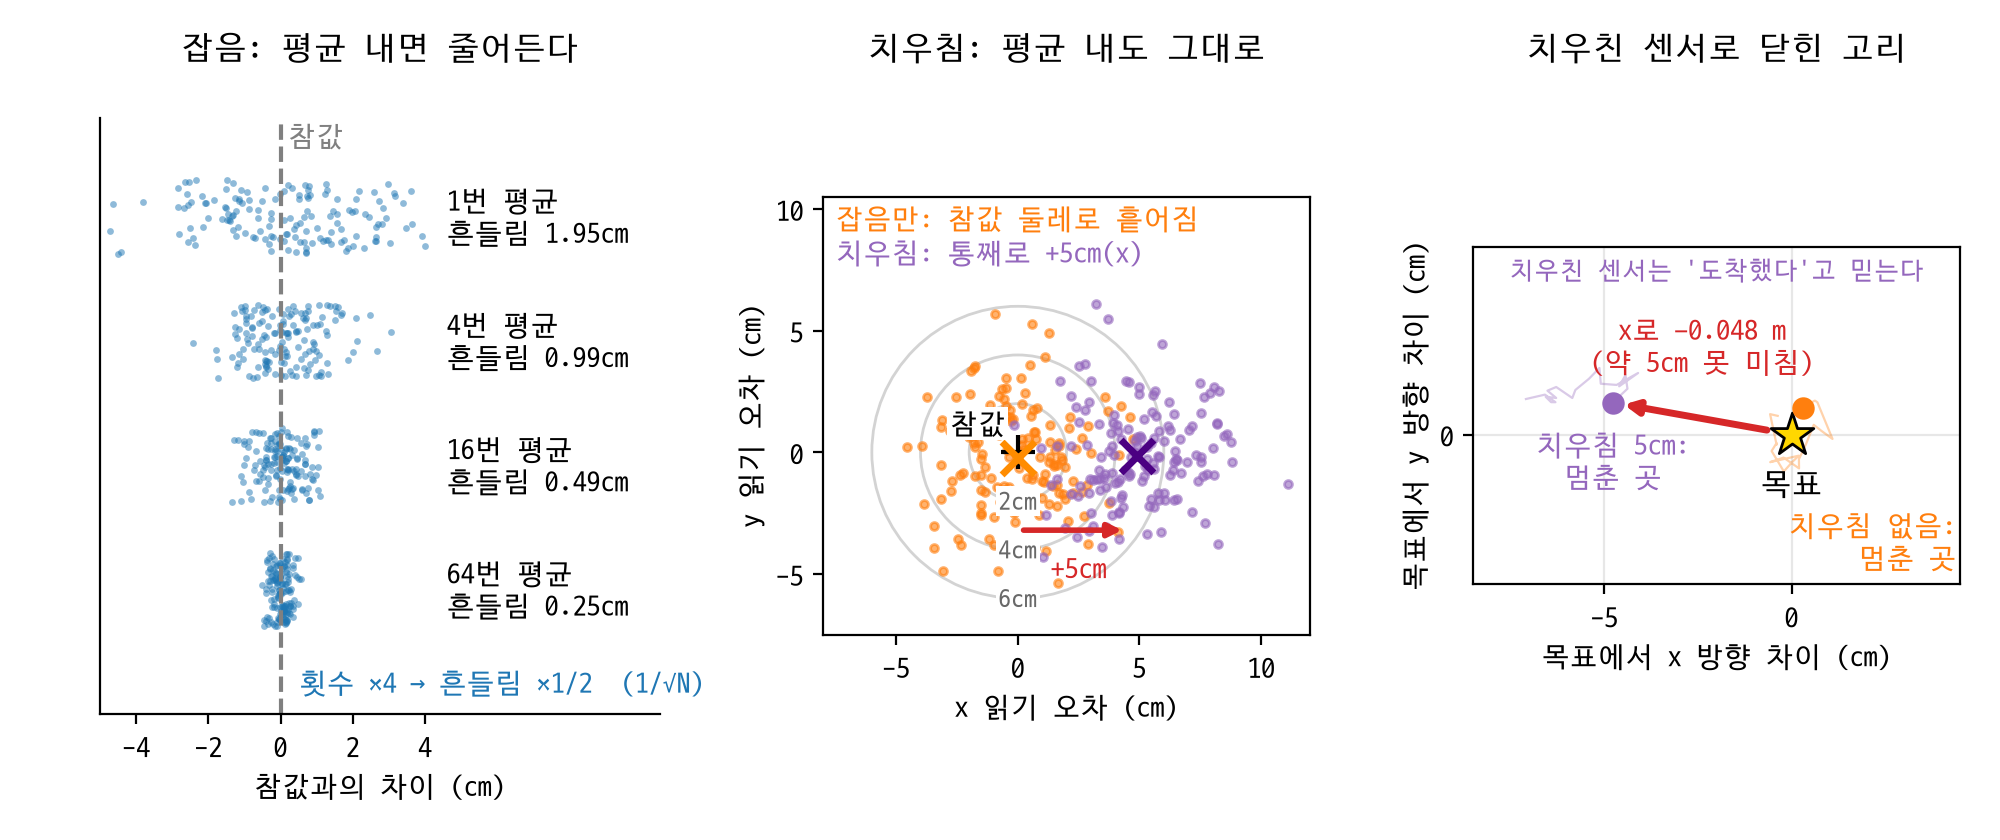

Generate this figure with Python:
import matplotlib.pyplot as plt
import numpy as np

# plt.rcParams["font.family"] = "AppleGothic"
plt.rcParams["font.family"] = "D2Coding"
plt.rcParams["axes.unicode_minus"] = False


# point_robot.py에서 가져온 두 함수(속도 제한 포함, 이름과 매개변수 그대로)
def 속도_제한(속도, 최대=0.5):
    크기 = np.linalg.norm(속도)
    return 속도 * (최대 / 크기) if 크기 > 최대 else 속도


def 움직이기(위치, 속도_명령, 주기, 생성기=None, 미끄러짐=0.0):
    이동 = 속도_제한(속도_명령) * 주기
    if 생성기 is not None and 미끄러짐 > 0:
        덜_감 = 생성기.uniform(1 - 미끄러짐, 1.0)
        옆_비율 = 생성기.normal(미끄러짐 / 2, 미끄러짐 / 2)
        왼쪽 = np.array([-이동[1], 이동[0]])
        이동 = 덜_감 * 이동 + 옆_비율 * 왼쪽
    return 위치 + 이동


def 위치_재기(위치, 생성기=None, 잡음=0.0):
    if 생성기 is None or 잡음 == 0:
        return 위치.copy()
    return 위치 + 생성기.normal(0, 잡음, size=2)


# 1) b10_sensor_average.py: 평균 횟수별 흔들림 (같은 시드, 같은 난수 순서)
생성기 = np.random.default_rng(0)
참_거리, 잡음 = 1.0, 0.02
횟수들, 평균_모음, 흔들림 = [1, 4, 16, 64], [], []
for 횟수 in 횟수들:
    평균들 = (참_거리 + 생성기.normal(0, 잡음, size=(1000, 횟수))).mean(axis=1)
    평균_모음.append(평균들)
    흔들림.append(평균들.std())
    print(f"{횟수:2d}번 평균: 흔들림(표준편차) {평균들.std():.4f}m")

# 2) b11_sensor_bias.py: 닫힌 고리 80번, 치우침 0 / 0.05 (생성기를 이어서 쓴다)
목표, 주기, 이득 = np.array([2.0, 1.0]), 0.1, 1.5
생성기 = np.random.default_rng(0)
길 = {}
for 치우침_x in [0.0, 0.05]:
    위치 = np.array([0.0, 0.0])
    길[치우침_x] = [위치]
    for _ in range(80):
        잰_위치 = 위치_재기(위치, 생성기, 0.02) + np.array([치우침_x, 0.0])
        위치 = 움직이기(위치, 이득 * (목표 - 잰_위치), 주기, 생성기, 0.2)
        길[치우침_x].append(위치)
    print(f"센서 x 치우침 {치우침_x:.2f}m → 멈춘 곳 {np.round(위치, 3)}, 목표와 x 차이 {위치[0] - 목표[0]:+.3f}m")

그림 = plt.figure(figsize=(10, 4.2))
격자 = 그림.add_gridspec(1, 3, width_ratios=[1.15, 1, 1])

# 칸 1: 평균 내면 잡음이 줄어든다 (점 띠: 평균 1000개 중 150개만, 가로로 흩뿌려 겹침을 줄인다)
칸1 = 그림.add_subplot(격자[0])
점찍기 = np.random.default_rng(1)          # 그림용 가로 흩뿌림 전용
for 순번, (횟수, 평균들, 값) in enumerate(zip(횟수들, 평균_모음, 흔들림)):
    칸1.scatter((평균들[:150] - 참_거리) * 100, 순번 + 점찍기.uniform(-0.3, 0.3, 150),
                s=6, color="tab:blue", alpha=0.5, linewidths=0)
    칸1.text(4.6, 순번, f"{횟수}번 평균\n흔들림 {값 * 100:.2f}cm", va="center", fontsize=10)
칸1.axvline(0, color="gray", linestyle="--")
칸1.text(0.2, -0.65, "참값", color="gray", ha="left", va="center", fontsize=10)
칸1.set_xlim(-5, 10.5)
칸1.set_ylim(-0.8, 4.0)
칸1.set_xticks([-4, -2, 0, 2, 4])
칸1.set_yticks([])
칸1.set_xlabel("참값과의 차이 (cm)")
칸1.invert_yaxis()
칸1.text(0.5, 3.75, "횟수 ×4 → 흔들림 ×1/2  (1/√N)", transform=칸1.transData, fontsize=10, color="tab:blue", va="center")
칸1.spines[["top", "right"]].set_visible(False)

# 칸 2: 과녁. 잡음만 vs 치우침 (읽기 300번씩, 위치 센서 잡음 0.02m)
칸2 = 그림.add_subplot(격자[1])
읽기생성기 = np.random.default_rng(2)
편차 = np.array([0.0, 0.0])
잡음만 = np.array([위치_재기(편차, 읽기생성기, 0.02) for _ in range(150)]) * 100
치우침만 = np.array([위치_재기(편차, 읽기생성기, 0.02) + [0.05, 0] for _ in range(150)]) * 100
for 반지름 in [2, 4, 6]:
    칸2.add_patch(plt.Circle((0, 0), 반지름, fill=False, color="lightgray"))
    칸2.text(0, -반지름, f"{반지름}cm", ha="center", va="center", fontsize=9, color="dimgray", bbox=dict(fc="white", ec="none", pad=1), zorder=7)
칸2.scatter(*잡음만.T, s=8, color="tab:orange", alpha=0.6, label="잡음만")
칸2.scatter(*치우침만.T, s=8, color="tab:purple", alpha=0.6, label="치우침")
칸2.scatter(0, 0, marker="+", s=150, color="black", zorder=5)
칸2.text(-0.5, 0.6, "참값", ha="right", va="bottom", fontsize=10, bbox=dict(fc="white", ec="none", pad=1), zorder=7)
칸2.scatter(*잡음만.mean(0), marker="x", s=140, linewidths=2.5, color="darkorange", zorder=6)
칸2.scatter(*치우침만.mean(0), marker="x", s=140, linewidths=2.5, color="indigo", zorder=6)
칸2.annotate("", xy=(치우침만.mean(0)[0] - 0.4, -3.2), xytext=(잡음만.mean(0)[0], -3.2), arrowprops=dict(arrowstyle="-|>", color="tab:red", linewidth=2))
칸2.text(2.5, -4.2, "+5cm", color="tab:red", ha="center", va="top", fontsize=10)
칸2.text(-7.5, 9.2, "잡음만: 참값 둘레로 흩어짐", color="tab:orange", fontsize=10)
칸2.text(-7.5, 7.8, "치우침: 통째로 +5cm(x)", color="tab:purple", fontsize=10)
칸2.set_xlim(-8, 12)
칸2.set_ylim(-7.5, 10.5)
칸2.set_aspect("equal")
칸2.set_xlabel("x 읽기 오차 (cm)")
칸2.set_ylabel("y 읽기 오차 (cm)")
print("읽기 평균(cm): 잡음만", 잡음만.mean(0).round(2), "치우침", 치우침만.mean(0).round(2))

# 칸 3: 닫힌 고리가 멈춘 곳 (목표에서 얼마나 벗어났나, cm). 접근 경로는 마지막 20걸음만 흐리게
칸3 = 그림.add_subplot(격자[2])
끝0, 끝5 = 길[0.0][-1], 길[0.05][-1]
for 치우침_x, 색 in [(0.0, "tab:orange"), (0.05, "tab:purple")]:
    칸3.plot(*((np.array(길[치우침_x][-20:]) - 목표) * 100).T, color=색, linewidth=0.8, alpha=0.35)
차0, 차5 = (끝0 - 목표) * 100, (끝5 - 목표) * 100
칸3.scatter(0, 0, marker="*", s=260, color="gold", edgecolor="black", zorder=5)
칸3.text(0, -0.9, "목표", fontsize=11, ha="center", va="top", zorder=7)
칸3.scatter(*차0, s=50, color="tab:orange", zorder=6)
칸3.scatter(*차5, s=50, color="tab:purple", zorder=6)
칸3.annotate("", xy=차5, xytext=(0, 0), arrowprops=dict(arrowstyle="-|>", color="tab:red", linewidth=2.5, shrinkA=9, shrinkB=4), zorder=4)
칸3.text(차5[0] / 2, 1.5, f"x로 {(끝5[0] - 목표[0]) :+.3f} m\n(약 5cm 못 미침)".replace("-", "−"), color="tab:red", ha="center", va="bottom", fontsize=10)
칸3.text(차5[0], 차5[1] - 0.7, "치우침 5cm:\n멈춘 곳", color="tab:purple", ha="center", va="top", fontsize=10)
칸3.text(4.4, -2.0, "치우침 없음:\n멈춘 곳", color="tab:orange", ha="right", va="top", fontsize=10)
칸3.text(0.5, 0.97, "치우친 센서는 '도착했다'고 믿는다", transform=칸3.transAxes, ha="center", va="top", fontsize=9, color="tab:purple")
칸3.set_xlim(-8.5, 4.5)
칸3.set_ylim(-4, 5)
칸3.set_xticks([-5, 0])
칸3.set_yticks([0])
칸3.set_aspect("equal")
칸3.set_xlabel("목표에서 x 방향 차이 (cm)")
칸3.set_ylabel("목표에서 y 방향 차이 (cm)")
칸3.grid(alpha=0.3)

그림.subplots_adjust(left=0.05, right=0.98, bottom=0.15, top=0.86, wspace=0.32)
for 칸, 제목 in [(칸1, "잡음: 평균 내면 줄어든다"), (칸2, "치우침: 평균 내도 그대로"), (칸3, "치우친 센서로 닫힌 고리")]:
    자리 = 칸.get_position()
    그림.text((자리.x0 + 자리.x1) / 2, 0.93, 제목, ha="center", fontsize=12)
그림.savefig("s19_sensor_errors.png", dpi=200)
print("저장: s19_sensor_errors.png")
